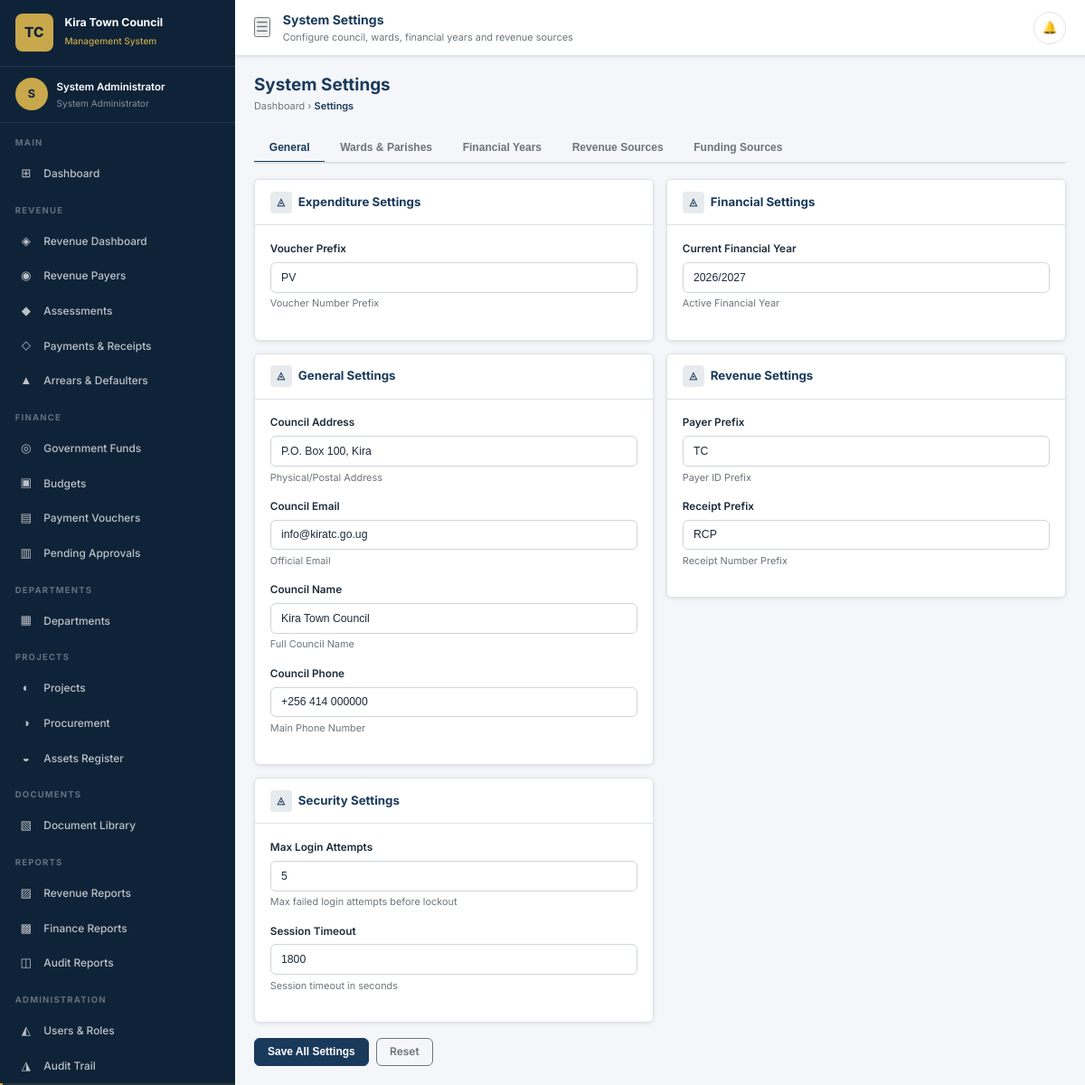
Before: /modules/admin/settings.php (signed in) with the older database file.
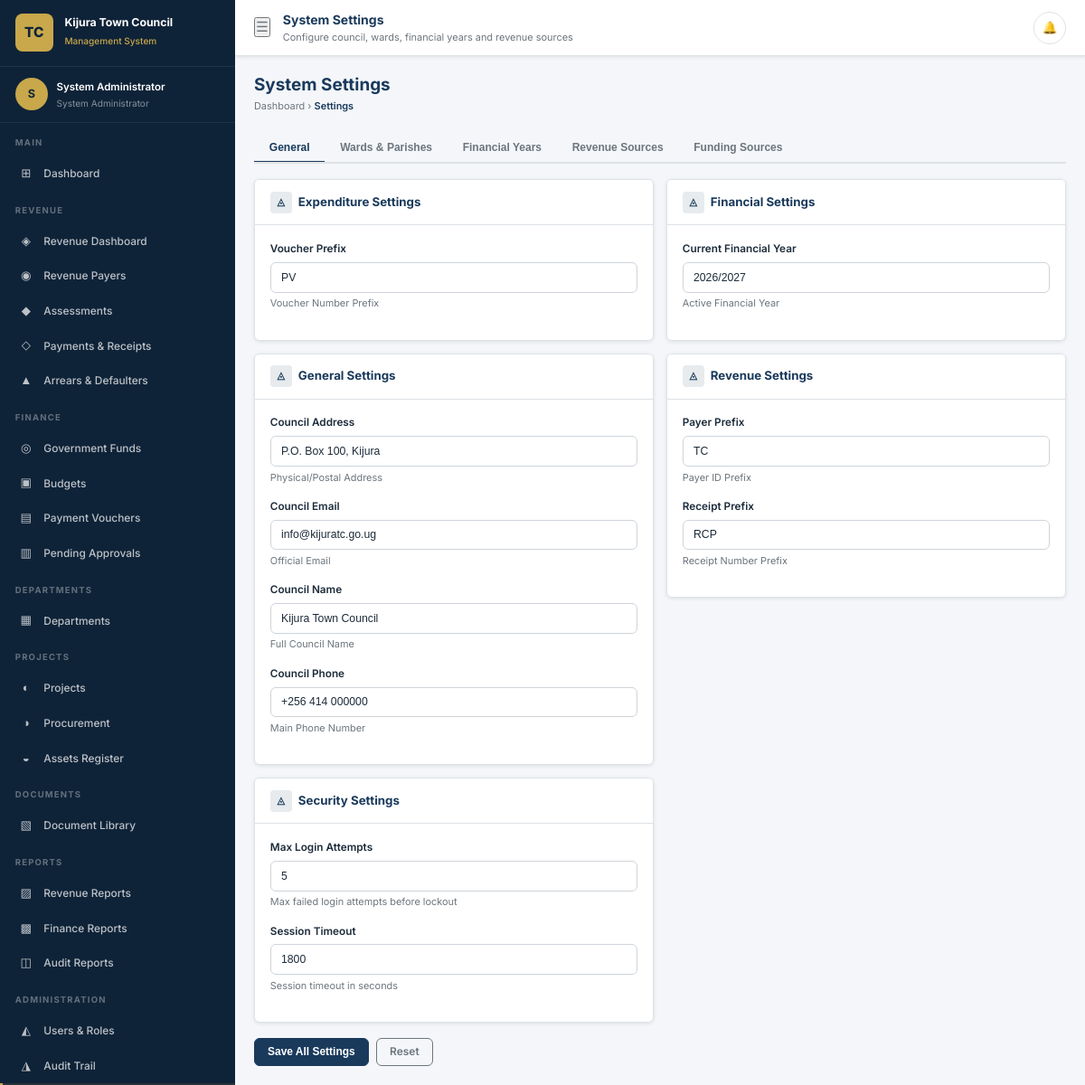
After: the same page with the newer database file.
### tables this page shows
CREATE TABLE IF NOT EXISTS users (
    id INT AUTO_INCREMENT PRIMARY KEY,
    employee_id VARCHAR(50) UNIQUE,
    username VARCHAR(100) NOT NULL UNIQUE,
    email VARCHAR(200) NOT NULL UNIQUE,
    password_hash VARCHAR(255) NOT NULL,
    full_name VARCHAR(200) NOT NULL,
    phone VARCHAR(20),
    role_id INT NOT NULL,
    department_id INT,
    designation VARCHAR(150),
    is_active TINYINT(1) DEFAULT 1,
    must_change_password TINYINT(1) DEFAULT 0,
    last_login TIMESTAMP NULL,
    login_attempts INT DEFAULT 0,
    locked_until TIMESTAMP NULL,
    two_fa_enabled TINYINT(1) DEFAULT 0,
    two_fa_secret VARCHAR(100),
    profile_photo VARCHAR(255),
    created_by INT,
    created_at TIMESTAMP DEFAULT CURRENT_TIMESTAMP,
    updated_at TIMESTAMP DEFAULT CURRENT_TIMESTAMP ON UPDATE CURRENT_TIMESTAMP,
    FOREIGN KEY (role_id) REFERENCES roles(id),
    FOREIGN KEY (department_id) REFERENCES departments(id)
);

CREATE TABLE IF NOT EXISTS roles (
    id INT AUTO_INCREMENT PRIMARY KEY,
    name VARCHAR(100) NOT NULL UNIQUE,
    slug VARCHAR(100) NOT NULL UNIQUE,
    description TEXT,
    created_at TIMESTAMP DEFAULT CURRENT_TIMESTAMP
);

CREATE TABLE IF NOT EXISTS system_settings (
    id INT AUTO_INCREMENT PRIMARY KEY,
    setting_key VARCHAR(100) NOT NULL UNIQUE,
    setting_value TEXT,
    setting_group VARCHAR(100),
    description TEXT,
    updated_by INT,
    updated_at TIMESTAMP DEFAULT CURRENT_TIMESTAMP ON UPDATE CURRENT_TIMESTAMP
);

### includes/functions.php (called while the page is built, shortened)
<?php
function getCurrentUser(): ?array {
    static $user = null;
    if ($user !== null) return $user;
    $db = getDB();
    $stmt = $db->prepare("SELECT u.*, r.slug AS role_slug, r.name AS role_name, d.name AS dept_name
                          FROM users u
                          JOIN roles r ON u.role_id = r.id
                          LEFT JOIN departments d ON u.department_id = d.id
                          WHERE u.id = ? AND u.is_active = 1");
    $stmt->execute([$_SESSION['user_id']]);
    $user = $stmt->fetch();
    return $user ?: null;
}
function getSystemSetting(string $key): ?string {
    static $settings = null;
    if ($settings === null) {
        try {
            $db = getDB();
            $rows = $db->query("SELECT setting_key, setting_value FROM system_settings")->fetchAll();
            $settings = array_column($rows, 'setting_value', 'setting_key');
        } catch (Exception $e) {
            return null;
        }
    }
    return $settings[$key] ?? null;
}

### modules/admin/settings.php (the view, shortened to what this page needs)
<?php
require_once __DIR__ . '/../../includes/layout.php';
$user = getCurrentUser();
$db   = getDB();
$allSettings = $db->query("SELECT * FROM system_settings ORDER BY setting_group, setting_key")->fetchAll();
$grouped     = [];
foreach ($allSettings as $s) $grouped[$s['setting_group']][] = $s;
$activeTab = $_GET['tab'] ?? 'general';
renderHead('System Settings');
echo '<body><div class="app-wrapper">';
renderSidebar($user);
echo '<div class="main-content">';
renderTopbar('System Settings','Configure council, wards, financial years and revenue sources');
renderPageStart('System Settings','', [
    ['url'=>APP_URL.'/dashboard.php','label'=>'Dashboard'],
    ['url'=>'#','label'=>'Settings']
]);
renderPageActions('');
?>
<div class="tab-group" style="margin-bottom:1.2rem;">
  <div class="tab-nav">
    <button class="tab-link <?= $activeTab==='general'?'active':'' ?>"   data-tab="generalTab">General</button>
    <button class="tab-link <?= $activeTab==='wards'?'active':'' ?>"     data-tab="wardsTab">Wards & Parishes</button>
    <button class="tab-link <?= $activeTab==='fy'?'active':'' ?>"        data-tab="fyTab">Financial Years</button>
    <button class="tab-link <?= $activeTab==='revsrc'?'active':'' ?>"    data-tab="revsrcTab">Revenue Sources</button>
    <button class="tab-link <?= $activeTab==='fundsrc'?'active':'' ?>"   data-tab="fundsrcTab">Funding Sources</button>
  </div>
</div>
<div id="generalTab" class="tab-panel <?= $activeTab==='general'?'active':'' ?>">
  <form method="POST">
    <div class="grid-2" style="align-items:start;">
      <?php foreach ($grouped as $group => $settings): ?>
      <div class="card">
        <div class="card-header">
          <h5><span class="ch-icon">◬</span> <?= ucwords(str_replace('_',' ',$group)) ?> Settings</h5>
        </div>
        <div class="card-body">
          <?php foreach ($settings as $s):
            $isSecret = str_contains($s['setting_key'],'password') || str_contains($s['setting_key'],'secret');
          ?>
          <div class="form-group">
            <label class="form-label"><?= htmlspecialchars(ucwords(str_replace('_',' ',$s['setting_key']))) ?></label>
            <input type="<?= $isSecret?'password':'text' ?>"
                   name="settings[<?= htmlspecialchars($s['setting_key']) ?>]"
                   class="form-control"
                   value="<?= $isSecret ? '' : htmlspecialchars($s['setting_value']??'') ?>"
                   placeholder="<?= $isSecret ? '(leave blank to keep current)' : '' ?>">
            <?php if ($s['description']): ?>
              <div class="form-text"><?= htmlspecialchars($s['description']) ?></div>
            <?php endif; ?>
          </div>
          <?php endforeach; ?>
        </div>
      </div>
      <?php endforeach; ?>
    </div>
    <div style="margin-top:1.2rem; display:flex; gap:.6rem;">
      <button type="submit" class="btn btn-primary">Save All Settings</button>
      <a href="settings.php" class="btn btn-outline-secondary">Reset</a>
    </div>
  </form>
</div>
<?php renderPageEnd(); echo '</div></div>'; ?>
<?php renderFooter(); ?>

### includes/layout.php (shortened to what this page needs)
<?php
require_once __DIR__ . '/../includes/functions.php';
$__user = getCurrentUser();
function getSidebarNav(array $user): array {
    $role = $user['role_slug'];
    $nav  = [];
    $nav[] = ['section' => 'Main'];
    $nav[] = ['label' => 'Dashboard', 'href' => 'dashboard.php', 'icon' => '⊞', 'module' => 'dashboard'];
    if (in_array($role, ['admin','town_clerk','finance_officer','revenue_officer','auditor','management'])) {
        $nav[] = ['section' => 'Revenue'];
        $nav[] = ['label' => 'Revenue Dashboard',   'href' => 'modules/revenue/dashboard.php',    'icon' => '◈', 'module' => 'revenue'];
        $nav[] = ['label' => 'Revenue Payers',       'href' => 'modules/revenue/payers.php',       'icon' => '◉', 'module' => 'payers'];
        $nav[] = ['label' => 'Assessments',          'href' => 'modules/revenue/assessments.php',  'icon' => '◆', 'module' => 'assessments'];
        $nav[] = ['label' => 'Payments & Receipts',  'href' => 'modules/revenue/payments.php',     'icon' => '◇', 'module' => 'payments'];
        $nav[] = ['label' => 'Arrears & Defaulters', 'href' => 'modules/revenue/arrears.php',      'icon' => '▲', 'module' => 'arrears'];
    }
    if (in_array($role, ['admin','town_clerk','finance_officer','auditor','management'])) {
        $nav[] = ['section' => 'Finance'];
        $nav[] = ['label' => 'Government Funds',  'href' => 'modules/funding/index.php',         'icon' => '◎', 'module' => 'funding'];
        $nav[] = ['label' => 'Budgets',           'href' => 'modules/budget/index.php',          'icon' => '▣', 'module' => 'budget'];
    }
    if (in_array($role, ['admin','town_clerk','finance_officer','hod','auditor'])) {
        $nav[] = ['label' => 'Payment Vouchers',  'href' => 'modules/expenditure/vouchers.php',  'icon' => '▤', 'module' => 'vouchers'];
        $nav[] = ['label' => 'Pending Approvals', 'href' => 'modules/expenditure/approvals.php', 'icon' => '▥', 'module' => 'approvals'];
    }
    if (in_array($role, ['admin','town_clerk','finance_officer','hod','auditor','management'])) {
        $nav[] = ['section' => 'Departments'];
        $nav[] = ['label' => 'Departments',       'href' => 'modules/departments/index.php',     'icon' => '▦', 'module' => 'departments'];
    }
    if (in_array($role, ['admin','town_clerk','finance_officer','hod','auditor','management'])) {
        $nav[] = ['section' => 'Projects'];
        $nav[] = ['label' => 'Projects',          'href' => 'modules/projects/index.php',        'icon' => '◐', 'module' => 'projects'];
        $nav[] = ['label' => 'Procurement',       'href' => 'modules/procurement/index.php',     'icon' => '◑', 'module' => 'procurement'];
        $nav[] = ['label' => 'Assets Register',   'href' => 'modules/assets_mgmt/index.php',     'icon' => '◒', 'module' => 'assets'];
    }
    $nav[] = ['section' => 'Documents'];
    $nav[] = ['label' => 'Document Library',  'href' => 'modules/documents/index.php',       'icon' => '▧', 'module' => 'documents'];
    $nav[] = ['section' => 'Reports'];
    $nav[] = ['label' => 'Revenue Reports',   'href' => 'modules/reports/revenue.php',        'icon' => '▨', 'module' => 'reports'];
    $nav[] = ['label' => 'Finance Reports',   'href' => 'modules/reports/finance.php',        'icon' => '▩', 'module' => 'reports'];
    if (in_array($role, ['admin','town_clerk','auditor'])) {
        $nav[] = ['label' => 'Audit Reports', 'href' => 'modules/reports/audit.php',          'icon' => '◫', 'module' => 'reports'];
    }
    if (in_array($role, ['admin','town_clerk'])) {
        $nav[] = ['section' => 'Administration'];
        $nav[] = ['label' => 'Users & Roles',     'href' => 'modules/admin/users.php',          'icon' => '◭', 'module' => 'users'];
        $nav[] = ['label' => 'Audit Trail',       'href' => 'modules/audit/index.php',           'icon' => '◮', 'module' => 'audit'];
        $nav[] = ['label' => 'System Settings',   'href' => 'modules/admin/settings.php',        'icon' => '◬', 'module' => 'settings'];
    }
    return $nav;
}
function renderHead(string $title, array $extraCss = []): void {
    $appName = defined('APP_NAME') ? APP_NAME : 'TCMS';
    $base    = defined('APP_URL')  ? APP_URL  : '';
    echo <<<HTML
<!DOCTYPE html>
<html lang="en">
<head>
  <meta charset="UTF-8">
  <meta name="viewport" content="width=device-width, initial-scale=1.0">
  <meta name="robots" content="noindex,nofollow">
  <title>{$title} — {$appName}</title>
  <link rel="preconnect" href="https://fonts.googleapis.com">
  <link href="https://fonts.googleapis.com/css2?family=Inter:wght@400;500;600;700;800&display=swap" rel="stylesheet">
  <link rel="stylesheet" href="{$base}/assets/css/tcms.css">
HTML;
    echo "</head>\n";
}
function renderSidebar(array $user): void {
    $base    = defined('APP_URL') ? APP_URL : '';
    $nav     = getSidebarNav($user);
    $initial = strtoupper(substr($user['full_name'], 0, 1));
    $councilName = getSystemSetting('council_name') ?? 'Town Council';
    echo <<<HTML
<aside class="sidebar" id="sidebar">
  <div class="sidebar-brand">
    <div class="brand-emblem">TC</div>
    <div class="brand-text">
      <h2>{$councilName}</h2>
      <span>Management System</span>
    </div>
  </div>
  <div class="sidebar-user">
    <div class="user-avatar">{$initial}</div>
    <div class="user-info">
      <div class="name">{$user['full_name']}</div>
      <div class="role">{$user['role_name']}</div>
    </div>
  </div>
  <nav>
HTML;
    foreach ($nav as $item) {
        if (isset($item['section'])) {
            echo "    <div class=\"nav-section\"><div class=\"nav-section-label\">{$item['section']}</div>\n";
            echo "    </div>\n";
            echo "    <div>\n";
            continue;
        }
        $href    = $base . '/' . $item['href'];
        $active  = (str_contains($_SERVER['PHP_SELF'], $item['module'])) ? 'active' : '';
        $icon    = $item['icon'];
        $label   = $item['label'];
        echo "      <a href=\"{$href}\" class=\"nav-item-link {$active}\"><span class=\"nav-icon\">{$icon}</span>{$label}</a>\n";
    }
    echo <<<HTML
    </div>
  </nav>
  <div class="sidebar-footer">
    <a href="{$base}/modules/auth/profile.php">⚙ My Profile</a>
    <a href="{$base}/modules/auth/logout.php">⏻ Sign Out</a>
  </div>
</aside>
<div id="sidebarOverlay" style="display:none;position:fixed;inset:0;background:rgba(0,0,0,.4);z-index:999;" onclick="document.getElementById('sidebar').classList.remove('open');this.style.display='none';"></div>
HTML;
}
function renderTopbar(string $title, string $subtitle = ''): void {
    $base          = defined('APP_URL') ? APP_URL : '';
    $unread        = getUnreadNotificationCount();
    $dotHtml       = $unread > 0 ? '<span class="notif-dot"></span>' : '';
    $notifHtml     = '';
    if (!$notifHtml) $notifHtml = '<div style="padding:1.2rem;text-align:center;color:#aaa;font-size:.84rem;">No notifications</div>';
    echo <<<HTML
<header class="topbar">
  <div class="topbar-left">
    <button class="menu-toggle" id="menuToggle" aria-label="Toggle menu">☰</button>
    <div>
      <div class="topbar-title">{$title}</div>
      <div class="topbar-subtitle">{$subtitle}</div>
    </div>
  </div>
  <div class="topbar-right">
    <div style="position:relative;">
      <button class="topbar-btn" id="notifBtn" aria-label="Notifications" onclick="document.getElementById('notifDrop').classList.toggle('show')">
        🔔{$dotHtml}
      </button>
      <div id="notifDrop" style="display:none;position:absolute;right:0;top:44px;width:320px;background:#fff;border:1px solid #dee2e6;border-radius:8px;box-shadow:0 4px 20px rgba(0,0,0,.15);z-index:2000;" class="">
        <div style="padding:.7rem .9rem;border-bottom:1px solid #dee2e6;font-weight:700;font-size:.84rem;display:flex;justify-content:space-between;">
          Notifications <a href="{$base}/api/notifications.php?action=mark_read" style="font-size:.75rem;font-weight:400;">Mark all read</a>
        </div>
        {$notifHtml}
        <div style="padding:.5rem .9rem;text-align:center;"><a href="{$base}/modules/notifications/index.php" style="font-size:.8rem;">View all</a></div>
      </div>
    </div>
  </div>
</header>
<script>document.addEventListener('click',function(e){var d=document.getElementById('notifDrop');if(d&&!e.target.closest('#notifBtn')&&!e.target.closest('#notifDrop'))d.style.display='none';});</script>
HTML;
}
function renderPageStart(string $title, string $subtitle = '', array $breadcrumb = []): void {
    echo '<div class="page-content">' . "\n";
    if ($title) {
        $bcHtml = '';
        if ($breadcrumb) {
            $bcHtml = '<div class="breadcrumb">';
            foreach ($breadcrumb as $i => $crumb) {
                if ($i < count($breadcrumb) - 1) {
                    $bcHtml .= "<a href=\"{$crumb['url']}\">{$crumb['label']}</a> &rsaquo; ";
                } else {
                    $bcHtml .= "<span>{$crumb['label']}</span>";
                }
            }
            $bcHtml .= '</div>';
        }
        echo <<<HTML
<div class="page-header">
  <div>
    <h1>{$title}</h1>
    {$bcHtml}
  </div>
HTML;
    }
}
function renderPageActions(string $html = ''): void {
    echo "</div>\n";
}
function renderPageEnd(): void {
    echo '</div>' . "\n";
}
function renderFooter(array $scripts = []): void {
    echo "</body>\n</html>\n";
}

Changed rows visible on the page:
changed system_settings "Council Address": setting_value "P.O. Box 100, Kira" → "P.O. Box 100, Kijura"
changed system_settings "Council Email": setting_value "info@kiratc.go.ug" → "info@kijuratc.go.ug"
changed system_settings "Council Name": setting_value "Kira Town Council" → "Kijura Town Council"
Other visible differences:
$councilName: "Kira Town Council" → "Kijura Town Council"
